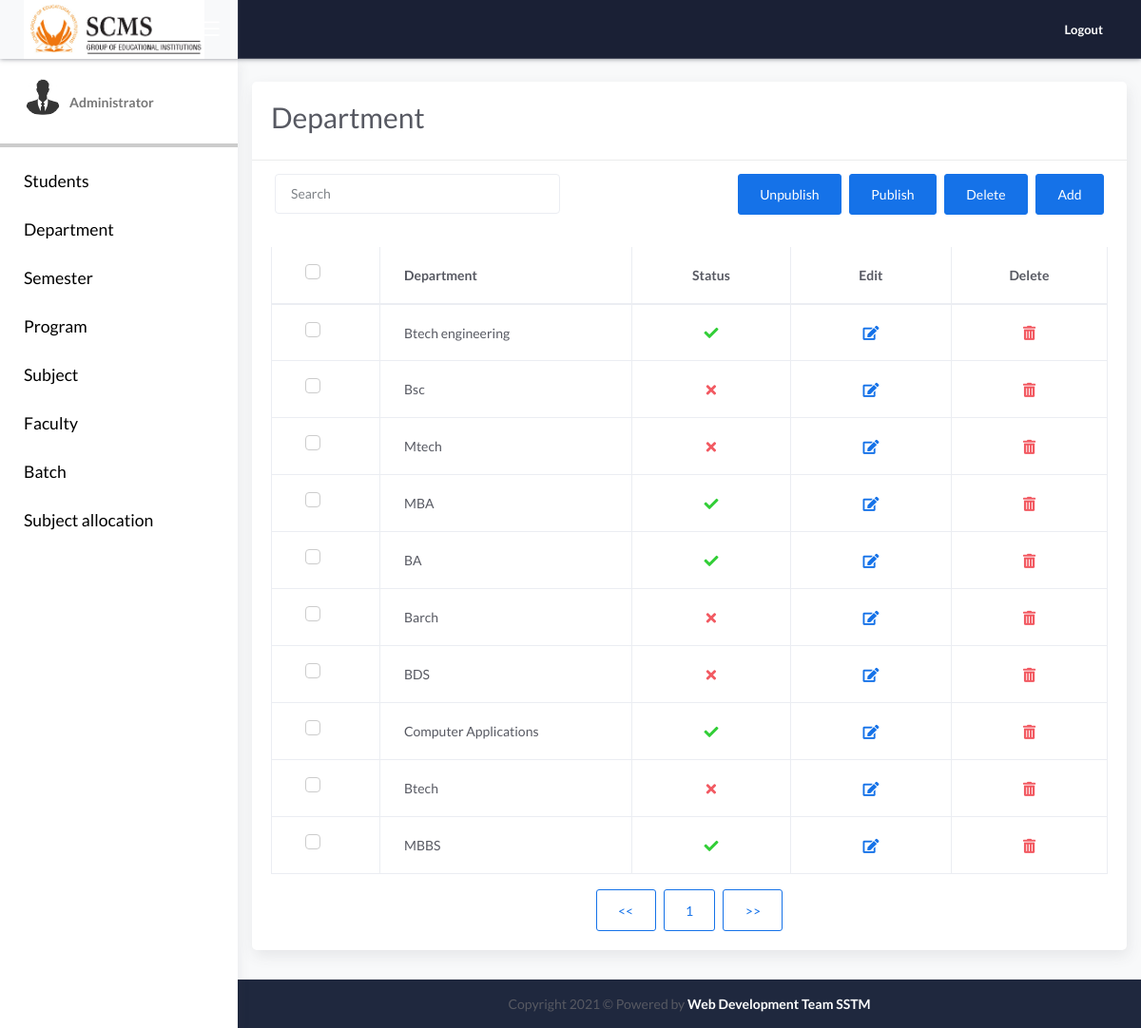
Page /admin/department/index.php on the committed database.
### tables this page shows
CREATE TABLE IF NOT EXISTS `tbl_department` (
  `ID` int(50) NOT NULL AUTO_INCREMENT,
  `sName` varchar(200) NOT NULL,
  `iStatus` int(10) NOT NULL,
  PRIMARY KEY (`ID`)
);

### admin/department/index.php (the view, shortened to what this page needs)
<?php
include ("..\..\class\cls_dept.php");
  $resultPerPage=10;
  if(!isset($_GET['page']))
  	{
		$page=1;
	}
?>
<!DOCTYPE html>
<html lang="en">
<head>
	<link rel="stylesheet" href="../../css/bootstrap.min.css">
	<link rel="stylesheet" href="../../css/atlantis.min.css">
	<link rel="stylesheet" href="../css/demo.css">
</head>
<body>
	<div class="wrapper">
		<div class="main-header">
			<div class="logo-header bg-light" >
				<a href="https://www.scmsgroup.org/" class="logo">
					<img width="190"  src="../../img/scms.png" alt="navbar brand" class="navbar-brand">
				</a>
				<div class="nav-toggle">
					<button class="btn btn-toggle toggle-sidebar">
						<i class="icon-menu"></i>
					</button>
				</div>
			</div>
			<?php include ("../../include/menu.php"); ?>
		<div  class="main-panel ">
			<div style="" class="content bg-light">
			<div class="col-md-12">
			<div class="card mt-4 bg-white">
			<div class="card-header">
                            <form action="" method="POST">
                            <div class="card-title">
                                <h3 style="font-size: 30px; display: inline-block;">Department</h3>
                            </div>
                        </div>
                        <div style="margin: 0px;" class="card-sub bg-white">
						<input type="button" value="Add" onClick="window.location='new.php';" class="btn btn-primary float-right ml-2">
									<input type="button" value="Delete" data-toggle="modal" title="" data-target="#deleteModal" data-original-title="Delete"class="btn btn-primary float-right ml-2">
									<input type="submit" value="Publish" name="publish"  class="btn btn-primary float-right ml-2">
									<input type="submit" value="Unpublish" name="unpublish" class="btn btn-primary float-right ml-2">
                            <input id="searchId" style="width:300px !important;" type="search" onkeyup="searchFunction()" class="form-control ml-auto float-left" placeholder="Search" aria-label="Search"
                            aria-describedby="search-addon"/>
                        </div>
								<div class="card-body">
									<div class="table-responsive">
										<table class="table table-bordered" id="tableId">
											<thead>
												<tr>
													<th>
														<div class="form-check">
															<label class="form-check-label">
																<span class="form-check-sign"></span>
															</label>
														</div>
													</th>
													<th>Department</th>
													<th class="text-center">Status</th>
													<th class="text-center">Edit</th>
													<th class="text-center">Delete</th>
												</tr>
											</thead>
											<tbody>
<?php
$pageNo=($page-1)*$resultPerPage;
$sql1="SELECT * from tbl_department order by ID desc limit $pageNo,$resultPerPage";
$s1=mysqli_query($con,$sql1);
while(($row=mysqli_fetch_array($s1))==TRUE)
{?>
												<tr>
													<th style="width:1%" scope="row">
														<div class="form-check">
															<label class="form-check-label">
																<span class="form-check-sign"></span>
															</label>
														</div>
													</th>
													<td><?php echo $row['sName'];?></td>
													<td class="text-center"><?php if($row['iStatus']==1) echo "<button class='btn btn-link btn-success btn-lg' style='cursor:context-menu;'><i class='fa fa-check fa-green'></i></button>"; else echo "<button class='btn btn-link btn-danger btn-lg' style='cursor:context-menu;'><i class='fa fa-times'></i></button";?></td>
													<td class="text-center"><a href="update.php?updateid=<?php echo $row['ID'];?>">
                                                    <button type="button" data-toggle="tooltip" title="" class="btn btn-link btn-primary btn-lg" data-original-title="Edit">
																<i class="fa fa-edit"></i>
															</button></a>
                                                    </td>
                                                    <td class="text-center">
														<button type="button" data-toggle="modal" title="" data-target="#exampleModal<?php echo $row['ID'];?>" class="btn btn-link btn-danger btn-lg" data-original-title="Delete">
																<i class="fa fa-trash-alt"></i>
															</button>
													</td>
												</tr>
<?php
}
?>
											</tbody>
										</table>
										<div class="d-flex justify-content-center">
										<a href="index.php?page=<?php echo ($page-1) ?>"><input type="button" class="btn btn-primary btn-border" value="<<"> </a>
										<button class="btn btn-primary btn-border mr-2 ml-2"><?php echo ($page) ?></button>
										<a href="index.php?page=<?php echo ($page+1) ?>"><input type="button" class="btn btn-primary btn-border" value=">>"> </a>
										</div>
									</div>
								</div>
							</div>
						</div>
			</div>
		 <footer class="footer bg-dark2">
					<div class="copyright ml-auto text-center">
						 Copyright  2021 &copy; Powered by <span  style= " font-weight: bolder;  color: rgb(255, 255, 255);" class="avatar-img  rounded-circle">Web Development Team SSTM</span>
					</div>
			</footer>
		</div>
	</div>
</body>
</html>

### include/menu.php (shortened to what this page needs)
<nav  class="navbar navbar-header bg-dark  navbar-expand-lg"  >
				<div class="container-fluid">
					<ul class="navbar-nav topbar-nav ml-md-auto align-items-center">
						<li class="nav-item dropdown hidden-caret">
							<a class="dropdown-toggle profile-pic" data-toggle="dropdown" href="#" aria-expanded="false">
								<span  style= " font-weight: bolder;  color: rgb(255, 255, 255);" class="avatar-img  rounded-circle">Logout</span>
							</a>
						</li>
					</ul>
				</div>
			</nav>
		</div>
		<div style="background-color: rgb(255, 255, 255);" class="sidebar sidebar-style-2">
			<div class="sidebar-wrapper scrollbar scrollbar-inner">
				<div class="sidebar-content">
					<div style="border-bottom: 0px solid black ;" class="user">
						<div class="avatar-sm float-left mr-2">
						<object class="avatar-img rounded-circle" data="..\..\img\depositphotos_39258143-stock-illustration-businessman-avatar-profile-picture.jpg" type="image/png">
						</object>
						</div>
						<div class="info">
							<a data-toggle="collapse" href="#collapseExample" aria-expanded="true">
								<span>
									<a class="user-level" href="..\index.php">
										<span style=" margin-top:15px;" class="user-level fw-bold" onclick="hide(); return false">Administrator</span>
									</a>
								</span>
							</a>
						</div>
					</div>
					<ul class="nav nav-primary">
						<li style="background-color: rgb(204, 204, 204);" class="nav-section">
							<h4 class="text-section">  </h4>
						</li>
						<li class="nav-item">
							<a href="..\student\index.php"><p style = "font-size: 1.1rem; color: black;">Students</p></a>
						</li>
						<li class="nav-item">
							<a href="..\department\index.php"><p style = "font-size: 1.1rem; color: black;">Department</p></a>
						</li>
						<li class="nav-item">
							<a href="..\semester\index.php"><p style = "font-size: 1.1rem; color: black;">Semester</p></a>
						</li>
						<li class="nav-item">
							<a href="..\program\index.php"><p style = "font-size: 1.1rem; color: black;">Program</p></a>
						</li>
						<li class="nav-item">
							<a href="..\subject\index.php"><p style = "font-size: 1.1rem; color: black;">Subject</p></a>
						</li>
						<li class="nav-item">
							<a href="..\faculty\index.php"><p style = "font-size: 1.1rem; color: black;">Faculty</p></a>
						</li>
						<li class="nav-item">
							<a href="..\batch\index.php"><p style = "font-size: 1.1rem; color: black;">Batch</p></a>
						</li>
						<li class="nav-item">
							<a href="..\subjectAllocation\index.php"><p style = "font-size: 1.1rem; color: black;">Subject allocation</p></a>
						</li>
					</ul>
				</div>
			</div>
		</div>

### rows in the picture
tbl_department: sName "Btech engineering", iStatus 1 (drawn)
tbl_department: sName "Bsc", iStatus 0 (drawn)
tbl_department: sName "Mtech", iStatus 0 (drawn)
tbl_department: sName "MBA", iStatus 1 (drawn)
tbl_department: sName "BA", iStatus 1 (drawn)
tbl_department: sName "Barch", iStatus 0 (drawn)
tbl_department: sName "BDS", iStatus 0 (drawn)
tbl_department: sName "Computer Applications", iStatus 1 (drawn)
tbl_department: sName "Btech", iStatus 0 (drawn)
tbl_department: sName "MBBS", iStatus 1 (drawn)

### other values in the picture
$page "1"
